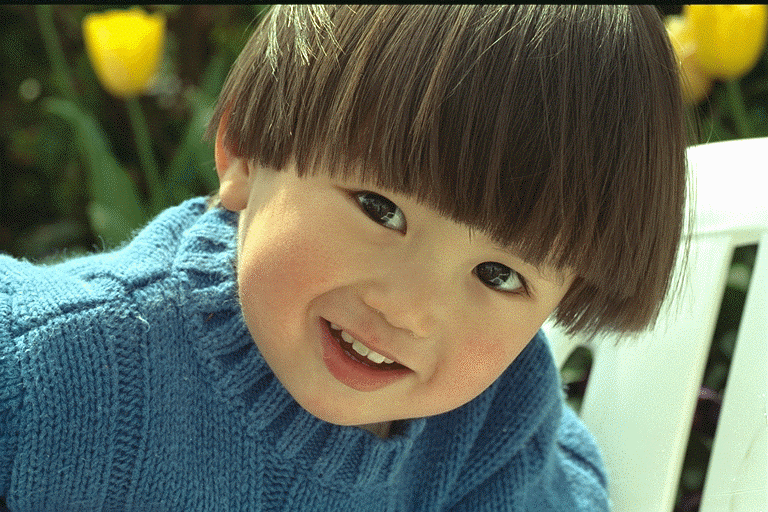
#> input picture Images/child.bmp, 768 x 512 px, found by its file name
$ jupyter execute 'Write by YOURSELF.ipynb'
#> lines starting #> are read from the running program, lines starting #| are printed output that depends on the picture
# Chapter 03: Processing Images with OpenCV - Part 1

[cell 1]
## Import libraries

import cv2
import matplotlib.pyplot as plt
import numpy as np
import scipy

## Converting images between different color models

We will be working with three kinds of color models:

*   **Grayscale** is a model that reduces color information by translating it into shades
of gray or brightness.

*   **BGR** is the blue-green-red color model, in which each pixel has a triplet of values
representing the blue, green, and red components or channels of the pixel's color.

*   **HSV** model uses a different triplet of channels. Hue is the color's tone,
saturation is its intensity, and value represents its brightness.

[cell 2]
# Default BGR image
img = cv2.imread('./Images/child.bmp')
#> img is the input picture: shape (512, 768, 3); mean B, G, R 90.8, 109.1, 102.9
plt.imshow(img)

[cell 3]
# convert BGR to RGB
img_rgb = cv2.cvtColor(img, cv2.COLOR_BGR2RGB)
plt.imshow(img_rgb)

[cell 4]
# convert to grayscale
img_gray = cv2.cvtColor(img, cv2.COLOR_BGR2GRAY)
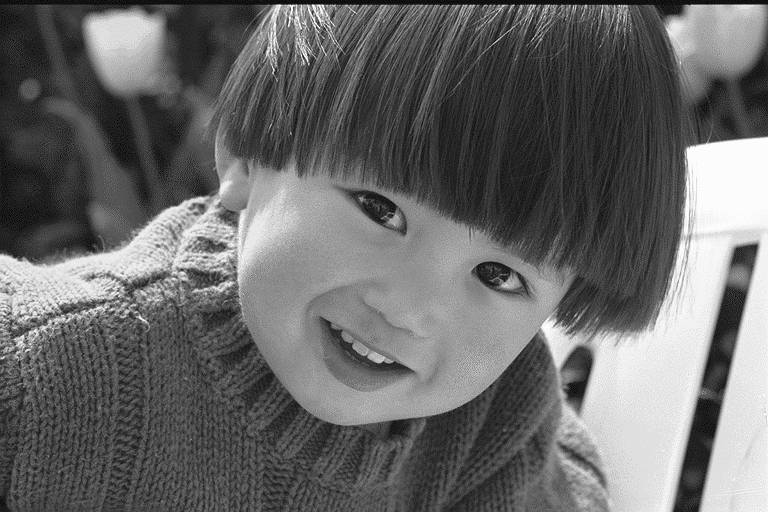
#> img_gray: shape (512, 768); min 4, max 252, mean 105.1
plt.imshow(img_gray, cmap='gray')

[cell 5]
# convert to HSV
img_hsv = cv2.cvtColor(img, cv2.COLOR_BGR2HSV)
#> img_hsv: shape (512, 768, 3); mean H, S, V 48.5, 106.5, 123.2
plt.imshow(img_hsv)

## Exploring the Fourier transform

The Fourier transform allows us to identify regions in images where a signal (such as the values of image pixels) changes a lot, and also regions where the change is less dramatic.

*   The Fourier transform gives information about the frequency content of the image.
    *  It is used to decompose an image into its sine and cosine components.
*   It can be used for image enhancement, analysis, restoration, compression, edge detection, and shape detection.

**Steps**

1.  Read the image as a gray scale: `i = cv2.imread(image path, 0)`

2.  Convert the image to float: `img_f = np.float32(i)`

3.  Apply Discrete Fourier Transform: `dft = cv2.dft(img_f, cv2.DFT_COMPLEX_OUTPUT)`
    *   It returns complex output (real numbers, imaginary numbers) <br>
    <br>

4.  Shift the lightness of the image to the center of the image: `dft_shift = np.fft.fftshift(dft)`

5.  Compute the amount of change: `res = 20*np.log(cv2.magnitude(dft_shift[:,:],dft_shift[:,:]))`
    * The function `cv2.magnitude()` calculates the magnitude of the `dft_shift` real vector and imaginary vector.

[cell 6]
## Code goes here

## Applying Filters

### Convolution operation

src: https://commons.wikimedia.org/wiki/File:2D_Convolution_Animation.gif

### Apply Low-Pass Filter

LPF is the type of frequency domain filter that is used for smoothing the image. It attenuates the high frequency components and preserves the low frequency components.

One of the most popular blurring/smoothening filters, the Gaussian blur, is a low-pass filter that
attenuates the intensity of high-frequency signals.

**Steps**
1.  Read the image

2.  Apply Gaussian blur to the image: `cv2.GaussianBlur(image, kernel size, deviation of the filter)`

[cell 7]
## Code goes here

### Applying High Pass Filter

HPF is the type of frequency domain filter that is used for sharpening the image. It attenuates the low frequency components and preserves the high frequency components.

HPF-image can be generated by subtracting a gaussian blurred image (low-pass filtered image) from the original image.

**Steps**
1.  Subtract LP filtered image from the original image: `img_hpf = img - cv2.GaussianBlur(img, (17, 17), 0)`

[cell 8]
## Code goes here

### High-pass filtered image + low-pass filtered image

[cell 9]
## Code goes here

### Applying High-boost Filter

The high boost filter is a typed of high-boost filter that is  used to enhance the high frequency components without eliminating low frequency components.

For a 3x3 kernel, the high-boost filter is

|    |    |    |
|----|----|----|
| -1 | -1 | -1 |
| -1 | 8  | -1 |
| -1  | -1 | -1 |

For a 5x5 kernel

|    |    |    |    |    |
|----|----|----|----|----|
| -1 | -1 | -1 | -1 | -1 |
| -1 | 1  | 2  | 1  | -1 |
| -1 | 2  | 4  | 2  | -1 |
| -1 | 1  | 2  | 1  | -1 |
| -1 | -1 | -1 | -1 | -1 |

**Steps**

1.  Read the image.

2.  Define the kernel:
    * For 3*3 kernel:
            $\left[\begin{array}{ccc}
                -1 & -1 & -1\\
                -1 & 8 & -1\\
                -1 & -1 & -1
                \end{array}\right]$

    * For 5*5 kernel:
            $\left[\begin{array}{ccc}
                -1 & -1 & -1 & -1 & -1\\,
                -1 & 1 & 2 & 1 & -1 \\,
                -1 & 2 & 4 & 2 & -1\\,
                -1 & 1 & 2 & 1 & -1\\,
                -1 & -1 & -1 & -1 & -1
                \end{array}\right]$

3. Apply the filter to the image using `convolve` function in scipy:
    *   `img_k3 = ndimage.convolve(img, k3)`
    *   `img_k5 = ndimage.convolve(img, k5)`

[cell 10]
## Code goes here

We can use `cv2.filter2D` to apply filters to images.

`filter2D (src, ddepth, kernel)`

`Ddepth` – Depth of the output image (Depth is the "precision" of each pixel. Typically it can be 8/24/32 bit for displaying) [ -1 will give the output image depth as same as the input image]

[cell 11]
## Code goes here

## Edge detection

*   Let's imagine we want to detect the edges present in the image. For instance:

*   You can easily notice that in an edge, the pixel intensity changes in a notorious way.

*   A good way to express changes is by using derivatives. A high change in gradient indicates a major change in the image.

*   Let's assume we have a 1D-image. An edge is shown by the "jump" in intensity in the plot below:

*   The edge "jump" can be seen more easily if we take the ***first derivative***.

### Sobel Operator

*   Horizontal edge detection

$\left[\begin{array}{ccc}
-1 & 0 & +1\\
-2 & 0 & +2\\
-1 & 0 & +1 \\
\end{array}\right]$

*   Vertical edge detection

$\left[\begin{array}{ccc}
-1 & -2 & -1\\
0 & 0 & 0\\
+1 & +2 & +1 \\
\end{array}\right]$

**Steps**

1.  Read the image as gray scale.

2.  Apply Sobel filter: `cv2.Soble(src image, ddepth, x_order, y_order, kernel size)`

[cell 12]
## Code goes here

### Laplacian Operator

*   Laplacian operator applies the second derivative to images to detect edges.

**Steps**

1.  Read the image as gray scale

2.  Apply the Laplacian filter: `cv2.Laplacian(src_gray, ddepth, ksize=kernel_size)`

[cell 13]
## Code goes here

It is recommended to blur the image before detecting edges to avoid detecting noise.

**Steps**

1.  Read the image as gray scale: `img = cv2.imread(image path, 0)`

2.  Apply median blur filter: `img_blur = cv2.medianBlur(img, ksize)`

3.  Apply Sobel filter in x, y, x and y direction:
    *   `img_blur_soble = cv2.Sobel(img_blur, -1, 1, 1, (7, 7))`
    *   `img_blur_soble_x = cv2.Sobel(img_blur, -1, 1, 0, (7, 7))`
    *   `img_blur_soble_y = cv2.Sobel(img_blur, -1, 0, 1, (7, 7))` <br>
    <br>

4.  Apply Laplacian filter: `img_blur_lap = cv2.Laplacian(img_blur, -1, (7, 7))`

[cell 14]
## Code goes here

### Canny edge detection

The Canny edge detection algorithm is a five-step process:

1. Denoise the image with a Gaussian filter.

2. Calculate the gradients.

3. Apply non-maximum suppression (NMS) on the edges. Basically, this means that the algorithm selects the best edges from a set of overlapping edges.

4. Apply a double threshold to all the detected edges to eliminate any false positives.

5. Analyze all the edges and their connection to each other to keep the real edges and discard the weak ones.

`cv2.Canny(image, threshold1, threshold2, apertureSize, L2gradient)`
1.  `image`: Source/Input image of n-dimensional array.

2.  `threshold1`: It is the low threshold value of intensity gradient.

3.  `threshold2`: It is the high threshold value of intensity gradient.

**Optional parameters are:**

4.  `apertureSize`: Order of Kernel(matrix) for the Sobel filter. Its default value is (3 x 3), and its value should be odd between 3 and 7. It is used for finding image gradients. Filter is used for smoothening and sharpening of an image.

5.  `L2gradient`: This specifies the equation for finding gradient magnitude. L2gradient is of boolean type, and its default value is False.

[cell 15]
## Code goes here

## Contour detection

We want to detect contours or outlines of subjects contained in an image or video frame -- **Regions of Interest**.

**Steps**
1.  Create a black image: `img = np.zeros(size, dtype=np.uint8)`

2.  Create a white rectangle in the image: `img[50:150, 50:150] = 255`

3.  Detect the contours in the image: `cv2.findContours(src image, retrieval mode, approximation mode)`.
    *   It returns a list of contours and their hierarchy in the image.

    *   `retrieval mode` is an algorithm to find contour within the image.

    *   `approximation mode` is an algorithm for reducing the number of points in a curve with a reduced set of points<br>
    <br>

4.  Convert the gray image to color to see the contours: `color = cv2.cvtColor(img, cv2.COLOR_GRAY2BGR)`
5.  Draw contours using `cv2.drawContours(img, contour list, index of contours, color, thickness)`

[cell 16]
## Code goes here

## Finding contours in irregular, skewed, and rotated shapes.

### Determining the bounding box of the subject

**Steps**
1.  Read the image.

2.  Convert the image to gray scale.

3.  Convert the image to binary image using `cv2.threshold(grayscale image, threshold value, max value, threshold style)`

4.  Detect the contours using `cv2.findContours(binary image, retrieval mode, approximation mode)`

5.  For each detected contour

    1.  Detect the bounding rectangle using `x, y, width, height = cv2.boundingRect(contour)`.

    2.  Draw the bounding rectangle using `cv2.rectangle(img, (x1, y1), (x2, y2), color, thickness)`.

[cell 17]
## Code goes here

### Determining the minimum enclosing rectangle of the subject

**Steps**
1.  Read the image.

2.  Convert the image to gray scale.

3.  Convert the image to binary image using `cv2.threshold(grayscale image, threshold value, max value, threshold style)`

4.  Detect the contours using `cv2.findContours(binary image, retrieval mode, approximation mode)`

5.  For each detected contour

    1.  Find the minimum area rectangle using `rect = cv2.minAreaRect(contour)`.

    2.  Calculate coordinates of the minimum area rectangle using `box = cv2.boxPoints(rect)`.

    3.  Normalize coordinates to integers using `box = np.int0(box)`

    4.  Draw contours using `cv2.drawContours(img, [box], 0, (0,0, 255), 3)`

[cell 18]
## Code goes here

### Detecting the minimum enclosing circle

**Steps**
1.  Read the image.

2.  Convert the image to gray scale.

3.  Convert the image to binary image using `cv2.threshold(grayscale image, threshold value, max value, threshold style)`

4.  Detect the contours using `cv2.findContours(binary image, retrieval mode, approximation mode)`

5.  For each detected contour

    1.  Calculate center and radius of minimum enclosing circle: `(x, y), radius = cv2.minEnclosingCircle(c)`

    2.  Cast to integers: `center = (int(x), int(y))` and `radius = int(radius)`

    3.  Draw the circle: `img = cv2.circle(img, center, radius, (0, 255, 0), 2)`

[cell 19]
## Code goes here

### Detecting the contours of the subject itself

**Steps**
1.  Read the image.

2.  Convert the image to gray scale.

3.  Convert the image to binary image using `cv2.threshold(grayscale image, threshold value, max value, threshold style)`

4.  Detect the contours using `cv2.findContours(binary image, retrieval mode, approximation mode)`

5. Draw the contours using `cv2.drawContours(src image, contours list, contour index, color, thickness)`

[cell 20]
## Code goes here

### Drawing contours on a black image

**Steps**
1.  Read the image.

2.  Convert the image to gray scale.

3.  Convert the image to binary image using `cv2.threshold(grayscale image, threshold value, max value, threshold style)`

4.  Detect the contours using `cv2.findContours(binary image, retrieval mode, approximation mode)`

5.  Create a black image similar to the image itself: `np.zeros_like(img)`

6.  Draw the contour on the black image: `cv2.drawContours(src image, contours list, contour index, color, thickness)`

[cell 21]
## Code goes here

### Approximate bounding polygon of a shape

**Steps**
1.  Read the image.

2.  Convert the image to gray scale.

3.  Convert the image to binary image using `cv2.threshold(grayscale image, threshold value, max value, threshold style)`

4.  Detect the contours using `cv2.findContours(binary image, retrieval mode, approximation mode)`

5.  Create a black image similar to the image itself: `np.zeros_like(img)`

6.  For each detected contour:

    1.  Compute epsilon, which is the the maximum difference between the original contour and the approximated polygon:

        `epsilon = ratio * cv2.arcLength(contour, closed polygon?)`

        `cv2.arcLength`: Calculates a contour perimeter or a curve length

    2.  Compute the approximated polygon: `approx = cv2.approxPolyDP(contour,epsilon,closed polygon?)`

    3.  Draw the approximated bounding polygon on the black image: `cv2.drawContours(src image, [approx], contour index, color, thickness)`

[cell 22]
## Code goes here

### Detect convex hull

Here, `cv2.convexHull()` function checks a curve for convexity defects and corrects it.

**Steps**
1.  Read the image.

2.  Convert the image to gray scale.

3.  Convert the image to binary image using `cv2.threshold(grayscale image, threshold value, max value, threshold style)`

4.  Detect the contours using `cv2.findContours(binary image, retrieval mode, approximation mode)`

5.  Create a black image similar to the image itself: `np.zeros_like(img)`

6.  For each detected contour:

    1.  Compute the convex hull: `hull = cv2.convexHull(contour)`

    2.  Draw the contours on the black image: `cv2.drawContours(src image, hull, contour index, color, thickness)`

[cell 23]
## Code goes here

### Detecting lines

**Steps**

1.  Read image: `img = cv2.imread(path to image)`

2.  Convert image to gray scale: `img_gray = cv2.cvtColor(img, cv2.COLOR_BGR2GRAY)`

3.  Detect the edges using Canny: `edges = cv2.Canny(image gray, min threshold, max threshold)`

4.  Detect lines using HoughLines function: `lines = cv2.HoughLinesP(edges of image, rho, theta, threshold, minLineLen, maxLineGap)`

    1.  `rho` is the positional step size in pixels, while `theta` is the rotational step size in radians. For example,
        if we specify `rho=1` and `theta=np.pi/180.0`, we search for lines that are separated by as little as 1 pixel and 1 degree.

    2.  `threshold` represents the threshold below which a line is discarded.

    3.  `minLineLen` minimum line length to search for.

    4.  `maxLineGap` space between the lines in the image.

5.  For each line detected:

    1.  Decompose line endpoints: `x1, y1, x2, y2 = line[0, 0], line[0, 1], line[0, 2], line[0, 3]`

    2.  Draw a line on the image: `cv2.line(img, (x1, y1), (x2, y2), color, thickness)`

[cell 24]
## Code goes here

### Detecting circles

**Steps**

1.  Read image: `img = cv2.imread(path to image)`

2.  Convert image to gray scale: `img_gray = cv2.cvtColor(img, cv2.COLOR_BGR2GRAY)`

3.  Blur the image using median blur filter: `img_gray_blur = cv2.medianBlur(img_gray, 5)`

4.  Detect lines using HoughCircles function: `circles = cv2.HoughCircles(gray image, method, dp, minDist, param1, param2, minRadius, maxRadius)`

    1.  `method`: Defines the method to detect circles in images. We will use `cv2.HOUGH_GRADIENT`.

    2.  `dp`: This parameter is the inverse ratio of the accumulator resolution to the image resolution. [https://stackoverflow.com/questions/33544411/in-the-circle-hough-transform-what-is-the-inverse-ratio-of-accumulator-resoluti]

    3.  `minDist`: Minimum distance between the center (x, y) coordinates of detected circles. If the minDist is too small, multiple circles in the same neighborhood as the original may be (falsely) detected. If the minDist is too large, then some circles may not be detected at all.

    4.  `param1`: Gradient value used to handle edge detection.

    5.  `param2`: Accumulator threshold value for the cv2.HOUGH_GRADIENT method. The smaller the threshold is, the more circles will be detected (including false circles). The larger the threshold is, the more circles will potentially be returned.

    6.  `minRadius`: Minimum size of the radius (in pixels).

    7.  `maxRadius`: Maximum size of the radius (in pixels).

5.  Convert the coordinates of the circles to integer values: `circles = np.uint16(np.around(circles))`

6.  For each circle detected:

    1.  Decompose line center and radius: `x1, y1, rad = circle[0, 0], c[0, 1], c[0, 2]`

    2.  Draw the outer circle on the image: `cv2.circle(img, (x1, y1), radius, color, thickness)`

    3.  Draw the center point on the image: `cv2.circle(img, (x1, y1), radius=2, color, thickness)`

[cell 25]
## Code goes here

## Exercise

1.  Read the 'stone.jpg' image.

2.  Convert the image to gray scale.

3.  Apply the following filter to the gray scale image and the colored image.

$\left[\begin{array}{ccc}
0 & -1 & 0\\
-1 & 5 & -1\\
0 & -1 & 0
\end{array}\right]$

4.  Apply high-pass filter to the image.

5.  show the original and the processed images.

### Solution

[cell 26]
## Read an RGB image
img = cv2.imread('./Images/stone.jpg')
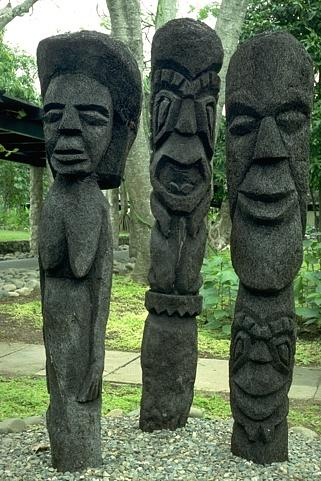
#> input picture Images/stone.jpg, 321 x 481 px, found by its file name
#> img is the input picture: shape (481, 321, 3); mean B, G, R 81, 102.4, 87.9
img = cv2.cvtColor(img, cv2.COLOR_BGR2RGB)

## Convert to grayscale
img_gray = cv2.cvtColor(img, cv2.COLOR_BGR2GRAY)
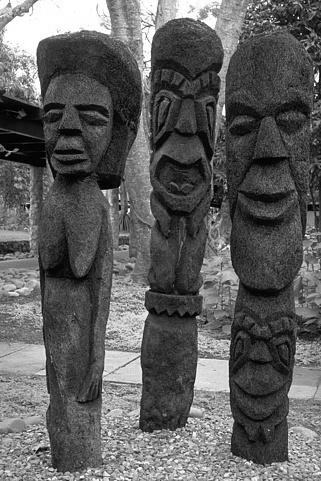
#> img_gray: shape (481, 321); min 0, max 255, mean 94.3

## Define the filter
filter = np.array([
    [0, -1, 0],
    [-1, 5, -1],
    [0, -1, 0]
])

# filter_rgb = np.vstack([[filter_gray]] * 3)

## Apply the filter to grayscale and RGB images
img_filter_gray = cv2.filter2D(img_gray, ddepth=-1, kernel=filter)
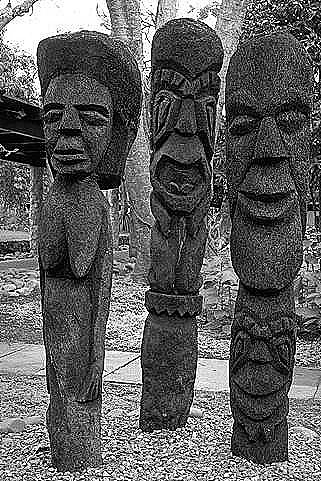
#> img_filter_gray: shape (481, 321); min 0, max 255, mean 94.7
img_filter_rgb = cv2.filter2D(img, ddepth=-1, kernel=filter)
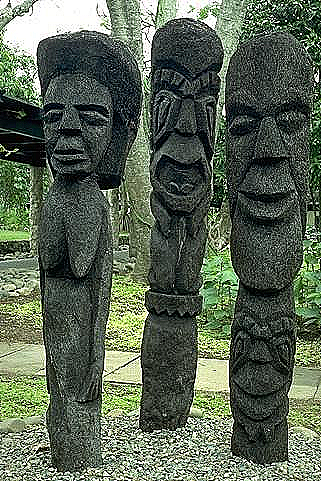
#> img_filter_rgb: shape (481, 321, 3); mean R, G, B 89.4, 101.1, 84.3

## Apply HPF
hpf_img = img - cv2.GaussianBlur(img, (9, 9), 0)
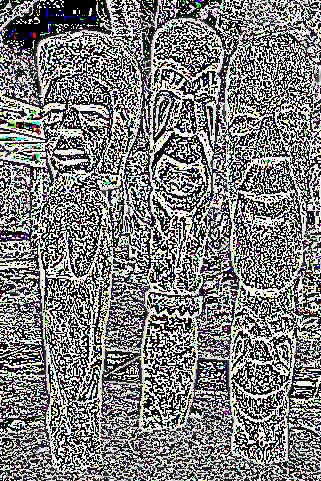
#> hpf_img: shape (481, 321, 3); mean R, G, B 125.5, 125.4, 124.9

## show the images
imgs = [img, img_gray, img_filter_gray, img_filter_rgb, hpf_img]
titles = ['Original Image', 'Grayscale', 'Filter gray', 'Filter RGB', 'HPF']

fig, axs = plt.subplots(nrows=1, ncols=5, figsize=(20, 20))
for i in range(5):
    ax = axs[i]
    if i==1 or i==2:
        ax.imshow(imgs[i], cmap='gray')
    else:
        ax.imshow(imgs[i])

    ax.set_title(titles[i])

plt.show()
